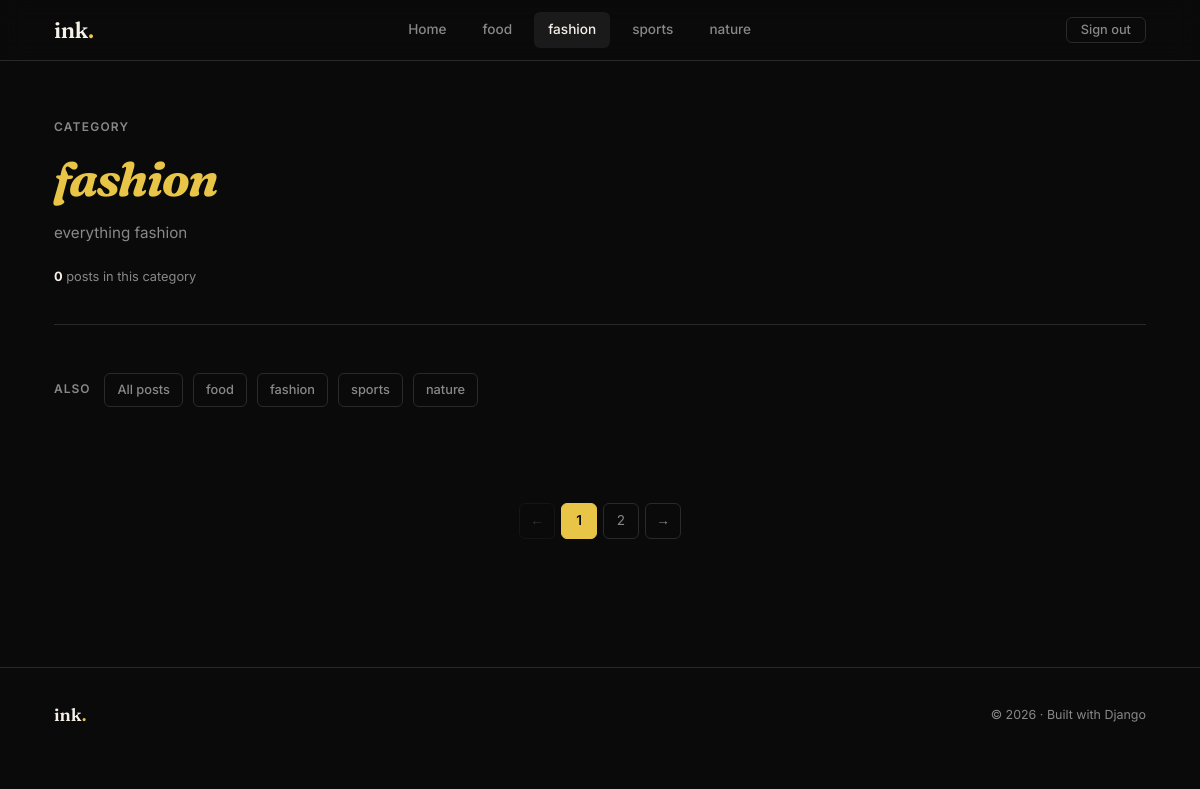
The page /category/fashion/ on the database its author committed.
### core/models.py (models this page shows, shortened)
class Category(models.Model):
    name = models.CharField(max_length=100)
    description = models.TextField()
    date_posted = models.DateTimeField(auto_now_add=True)

### core/views.py (the view)
# urls.py: path('category/<str:name>/', views.category, name='category_detail'),
def category(request,name):
    category = Category.objects.get(name=name)
    Categories = Category.objects.all()
    category_post = Article.objects.filter(category=category)
    context = {
        'category': category,
        'categories': Categories,
        'category_post': category_post
    }
    return render(request, 'category_detail.html', context)

### core/templates/category_detail.html (shortened to what this page needs)
{% load static %}
<!DOCTYPE html>
<html lang="en">
<head>
  <link rel="stylesheet" href="{% static 'blog.css' %}" />
</head>
<body>
  <nav class="navbar">
    <div class="navbar__inner">
      <a href="{% url 'home' %}" class="navbar__brand">ink<span>.</span></a>
      <div class="navbar__links">
        <a href="{% url 'home' %}">Home</a>
        {% for item in categories %}
          <a href="{% url 'category_detail' item.name %}" {% if category == item %}class="active"{% endif %}>{{ item.name }}</a>
        {% endfor %}
      </div>
      <div class="navbar__auth">
        <a href="login.html" class="btn btn--ghost btn--sm">Sign out</a>
      </div>
    </div>
  </nav>
  <main class="container">
    <div class="category-hero">
      <p class="category-hero__tag">Category</p>
      <h1 class="category-hero__name"><span>{{ category.name }}</span></h1>
      <p class="category-hero__desc">{{ category.description }}</p>
      <p class="category-hero__count"><strong>{{ category_post.count }}</strong> posts in this category</p>
    </div>
    <div class="category-bar" style="margin-bottom:48px;">
      <span class="category-bar__label">Also</span>
      <a href="{% url 'home' %}" class="category-bar__link">All posts</a>
      {% for item in categories %}
        <a href="{% url 'category_detail' item.name %}" class="category-bar__link">{{ item.name }}</a>
      {% endfor %}
    </div>
    <div class="pagination">
      <span class="pagination__link pagination__link--disabled">←</span>
      <span class="pagination__link active">1</span>
      <a href="#" class="pagination__link">2</a>
      <a href="#" class="pagination__link">→</a>
    </div>
  </main>
  <footer class="footer">
    <div class="footer__inner">
      <span class="footer__brand">ink<span>.</span></span>
      <span class="footer__copy">&copy; 2026 · Built with Django</span>
    </div>
  </footer>
</body>
</html>

### core/static/blog.css (style rules this page uses)
:root { --bg: #0A0A0A; --surface: #141414; --card: #1A1A1A; --border: #2A2A2A; --accent: #E8C547; --accent-dim: #c9a93a; --text: #F5F0E8; --muted: #888; --danger: #e05c5c; --success: #4caf7d; --font-display: 'Fraunces', Georgia, serif; --font-body: 'Inter', system-ui, sans-serif; --radius: 6px; --radius-lg: 12px; --max-w: 1140px; --read-w: 700px; }
*, *::before, *::after { box-sizing: border-box; margin: 0; padding: 0; }
html { scroll-behavior: smooth; }
body { background: var(--bg); color: var(--text); font-family: var(--font-body); font-size: 16px; line-height: 1.7; min-height: 100vh; }
a { color: inherit; text-decoration: none; }
.navbar { position: sticky; top: 0; z-index: 100; background: rgba(10, 10, 10, 0.9); backdrop-filter: blur(12px); border-bottom: 1px solid var(--border); }
.navbar__inner { max-width: var(--max-w); margin: 0 auto; padding: 0 24px; height: 60px; display: flex; align-items: center; justify-content: space-between; gap: 24px; }
.navbar__brand { font-family: var(--font-display); font-size: 1.4rem; font-weight: 600; letter-spacing: -0.02em; color: var(--text); }
.navbar__brand span { color: var(--accent); }
.navbar__links { display: flex; align-items: center; gap: 8px; }
.navbar__links a { font-size: 0.85rem; font-weight: 500; color: var(--muted); padding: 6px 14px; border-radius: var(--radius); transition: color 0.2s, background 0.2s; }
.navbar__links a:hover, .navbar__links a.active { color: var(--text); background: var(--card); }
.navbar__auth { display: flex; align-items: center; gap: 8px; }
.btn { display: inline-flex; align-items: center; gap: 8px; padding: 9px 20px; font-family: var(--font-body); font-size: 0.85rem; font-weight: 500; border-radius: var(--radius); border: 1px solid transparent; cursor: pointer; transition: all 0.2s; line-height: 1; white-space: nowrap; }
.btn--ghost { background: transparent; color: var(--muted); border-color: var(--border); }
.btn--sm { padding: 6px 14px; font-size: 0.8rem; }
.container { max-width: var(--max-w); margin: 0 auto; padding: 0 24px; }
.category-bar { display: flex; align-items: center; gap: 10px; flex-wrap: wrap; margin-bottom: 36px; }
.category-bar__label { font-size: 0.75rem; font-weight: 600; text-transform: uppercase; letter-spacing: 0.08em; color: var(--muted); margin-right: 4px; }
.category-bar__link { font-size: 0.8rem; font-weight: 500; color: var(--muted); padding: 5px 12px; border-radius: var(--radius); border: 1px solid var(--border); transition: all 0.2s; }
.category-hero { padding: 56px 0 36px; border-bottom: 1px solid var(--border); margin-bottom: 48px; }
.category-hero__tag { font-size: 0.75rem; font-weight: 600; text-transform: uppercase; letter-spacing: 0.1em; color: var(--muted); margin-bottom: 16px; }
.category-hero__name { font-family: var(--font-display); font-size: clamp(2rem, 5vw, 3rem); font-weight: 700; letter-spacing: -0.03em; line-height: 1.1; }
.category-hero__name span { color: var(--accent); font-style: italic; }
.category-hero__desc { margin-top: 14px; font-size: 0.95rem; color: var(--muted); max-width: 480px; }
.category-hero__count { margin-top: 20px; font-size: 0.8rem; color: var(--muted); }
.category-hero__count strong { color: var(--text); }
.pagination { display: flex; align-items: center; justify-content: center; gap: 6px; padding: 48px 0; }
.pagination__link { width: 36px; height: 36px; display: flex; align-items: center; justify-content: center; border-radius: var(--radius); border: 1px solid var(--border); font-size: 0.85rem; color: var(--muted); transition: all 0.2s; }
.pagination__link.active { background: var(--accent); color: #0A0A0A; border-color: var(--accent); font-weight: 600; }
.pagination__link--disabled { opacity: 0.35; pointer-events: none; }
.footer { border-top: 1px solid var(--border); padding: 32px 0; margin-top: 80px; }
.footer__inner { max-width: var(--max-w); margin: 0 auto; padding: 0 24px; display: flex; align-items: center; justify-content: space-between; gap: 16px; flex-wrap: wrap; }
.footer__brand { font-family: var(--font-display); font-weight: 600; font-size: 1.1rem; }
.footer__brand span { color: var(--accent); }
.footer__copy { font-size: 0.78rem; color: var(--muted); }

### rows shown on the page
Category: name "food"
Category: name "fashion", description "everything fashion"
Category: name "sports"
Category: name "nature"

### other values the page prints
{{ category_post.count }} "0"
